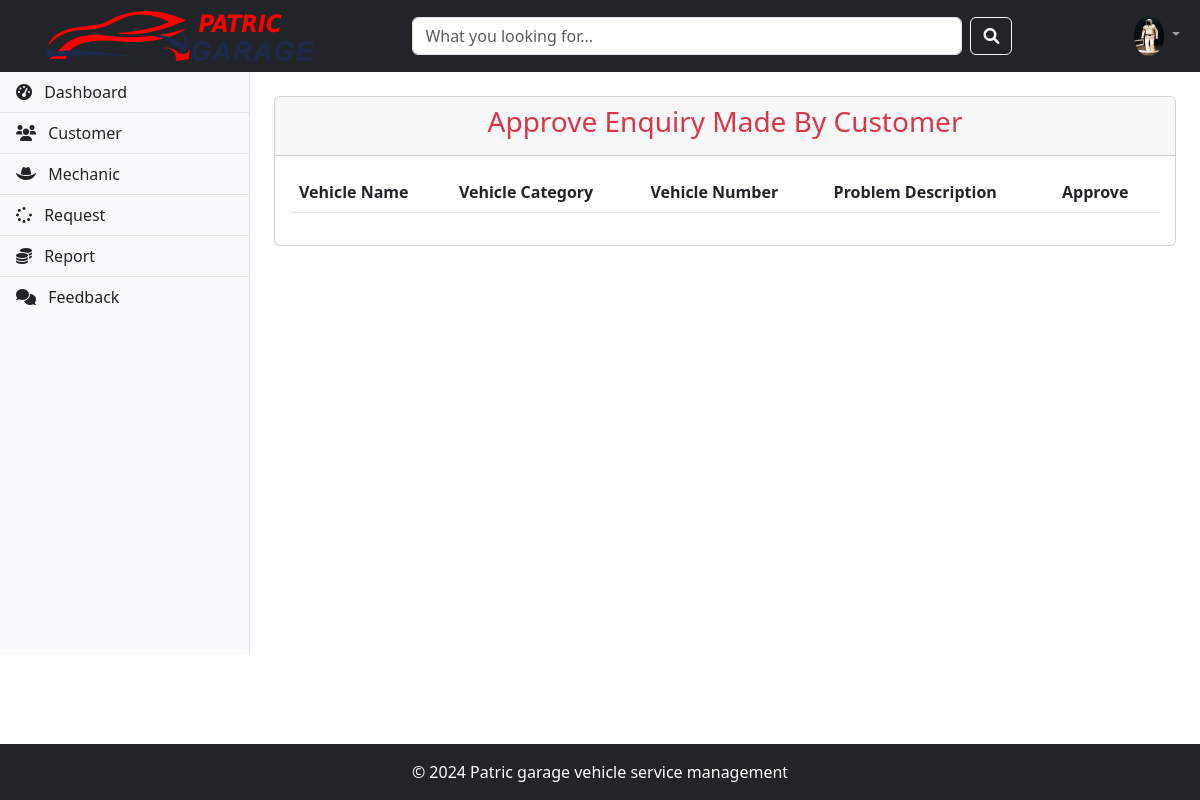
The page /admin-approve-request (signed in) on the database as committed earlier.
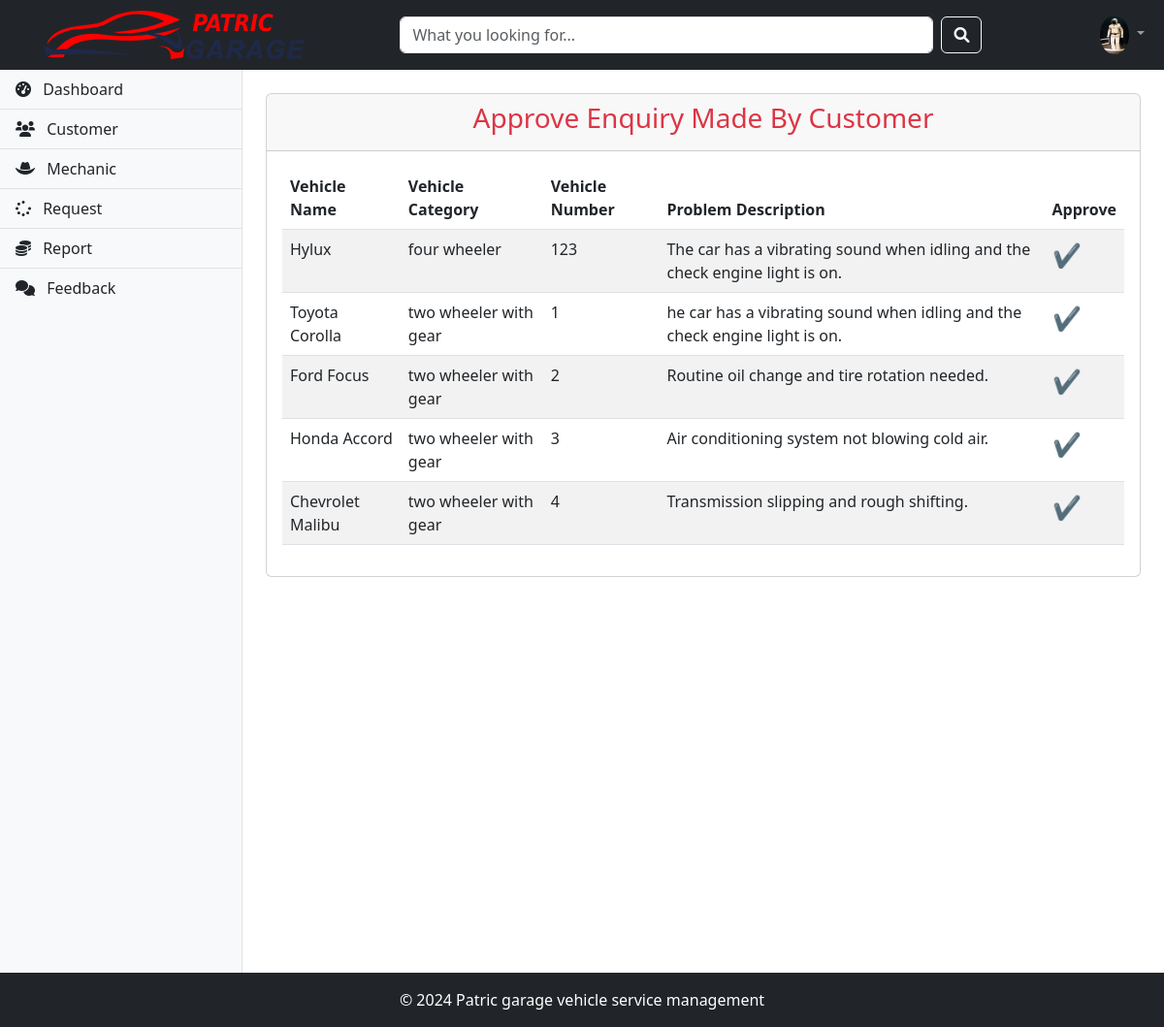
The same page on the database as committed later.
### vehicle/models.py (models this page shows, shortened)
class Request(models.Model):
    CATEGORY_CHOICES = (
        ('two wheeler with gear', 'Two Wheeler with Gear'),
        ('two wheeler without gear', 'Two Wheeler without Gear'),
        ('three wheeler', 'Three Wheeler'),
        ('four wheeler', 'Four Wheeler')
    )
    STATUS_CHOICES = (
        ('Pending', 'Pending'),
        ('Approved', 'Approved'),
        ('Repairing', 'Repairing'),
        ('Repairing Done', 'Repairing Done'),
        ('Released', 'Released')
    )
    category = models.CharField(max_length=50, choices=CATEGORY_CHOICES)
    vehicle_no = models.PositiveIntegerField()
    vehicle_name = models.CharField(max_length=40)
    vehicle_model = models.CharField(max_length=40)
    vehicle_brand = models.CharField(max_length=40)
    problem_description = models.CharField(max_length=500)
    date = models.DateField(auto_now_add=True)
    cost = models.PositiveIntegerField(null=True)
    customer = models.ForeignKey('Customer', on_delete=models.CASCADE, null=True)
    mechanic = models.ForeignKey('Mechanic', on_delete=models.CASCADE, null=True)
    status = models.CharField(max_length=50, choices=STATUS_CHOICES, default='Pending')

### vehicle/views.py (the view)
# urls.py: path('admin-approve-request',views.admin_approve_request_view,name='admin-approve-request'),
@login_required(login_url='adminlogin')
def admin_approve_request_view(request):
    enquiry=models.Request.objects.all().filter(status='Pending')
    return render(request,'vehicle/admin_approve_request.html',{'enquiry':enquiry})

### vehicle/templates/vehicle/admin_approve_request.html
{% extends 'vehicle/adminbase.html' %}
{% block content %}
<div class="wrapper">
  <div class="row">
    <div class="col-12">
      <div class="card">
        <div class="card-header text-center">
          <h3 class="text-danger">Approve Enquiry Made By Customer</h3>
        </div>
        <div class="card-body">
          <div class="table-responsive">
            <table class="table table-striped">
              <thead>
                <tr>
                  <th scope="col">Vehicle Name</th>
                  <th scope="col">Vehicle Category</th>
                  <th scope="col">Vehicle Number</th>
                  <th scope="col">Problem Description</th>
                  <th scope="col">Approve</th>
                </tr>
              </thead>
              <tbody>
                {% for r in enquiry %}
                  <tr>
                    <td>{{ r.vehicle_name }}</td>
                    <td>{{ r.category }}</td>
                    <td>{{ r.vehicle_no }}</td>
                    <td>{{ r.problem_description }}</td>
                    <td>
                      <a href="{% url 'approve-request' r.id %}" class="text-danger" style="text-decoration:none; font-size:1.5rem;">
                        &#10004;
                      </a>
                    </td>
                  </tr>
                {% endfor %}
              </tbody>
            </table>
          </div>
        </div>
      </div>
    </div>
  </div>
  <br><br><br><br><br><br><br><br><br><br><br><br><br><br><br><br>
</div>
{% endblock content %}

Rows that differ between the two databases and show on the page:
added Request: vehicle_name "Hylux", category "four wheeler", vehicle_no "123", problem_description "The car has a vibrating sound when idling and the check engine light is on."
added Request: vehicle_name "Toyota Corolla", category "two wheeler with gear", vehicle_no "1", problem_description "he car has a vibrating sound when idling and the check engine light is on."
added Request: vehicle_name "Ford Focus", category "two wheeler with gear", vehicle_no "2", problem_description "Routine oil change and tire rotation needed."
added Request: vehicle_name "Honda Accord", category "two wheeler with gear", vehicle_no "3", problem_description "Air conditioning system not blowing cold air."
added Request: vehicle_name "Chevrolet Malibu", category "two wheeler with gear", vehicle_no "4", problem_description "Transmission slipping and rough shifting."
